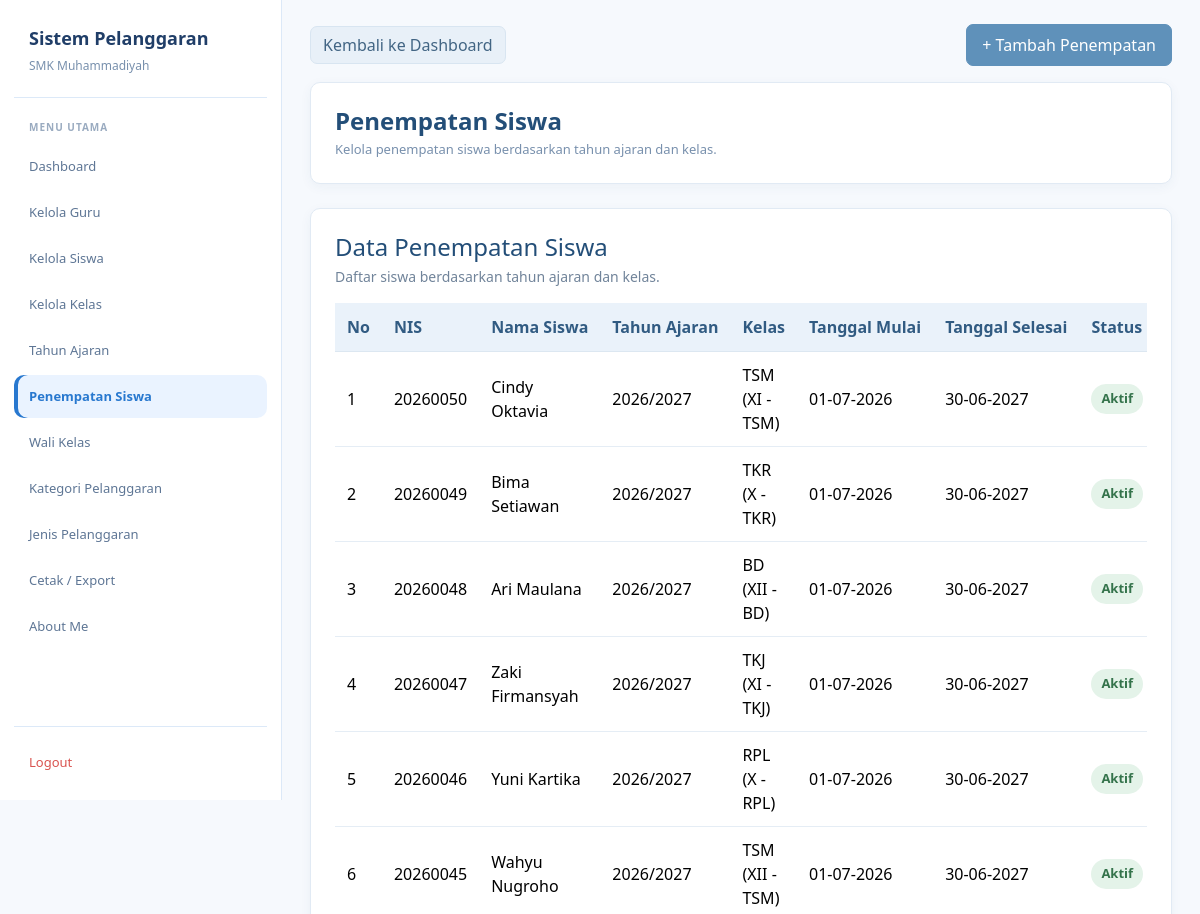
The page /admin/penempatan_siswa.php (signed in, upper part) on the database as committed earlier.
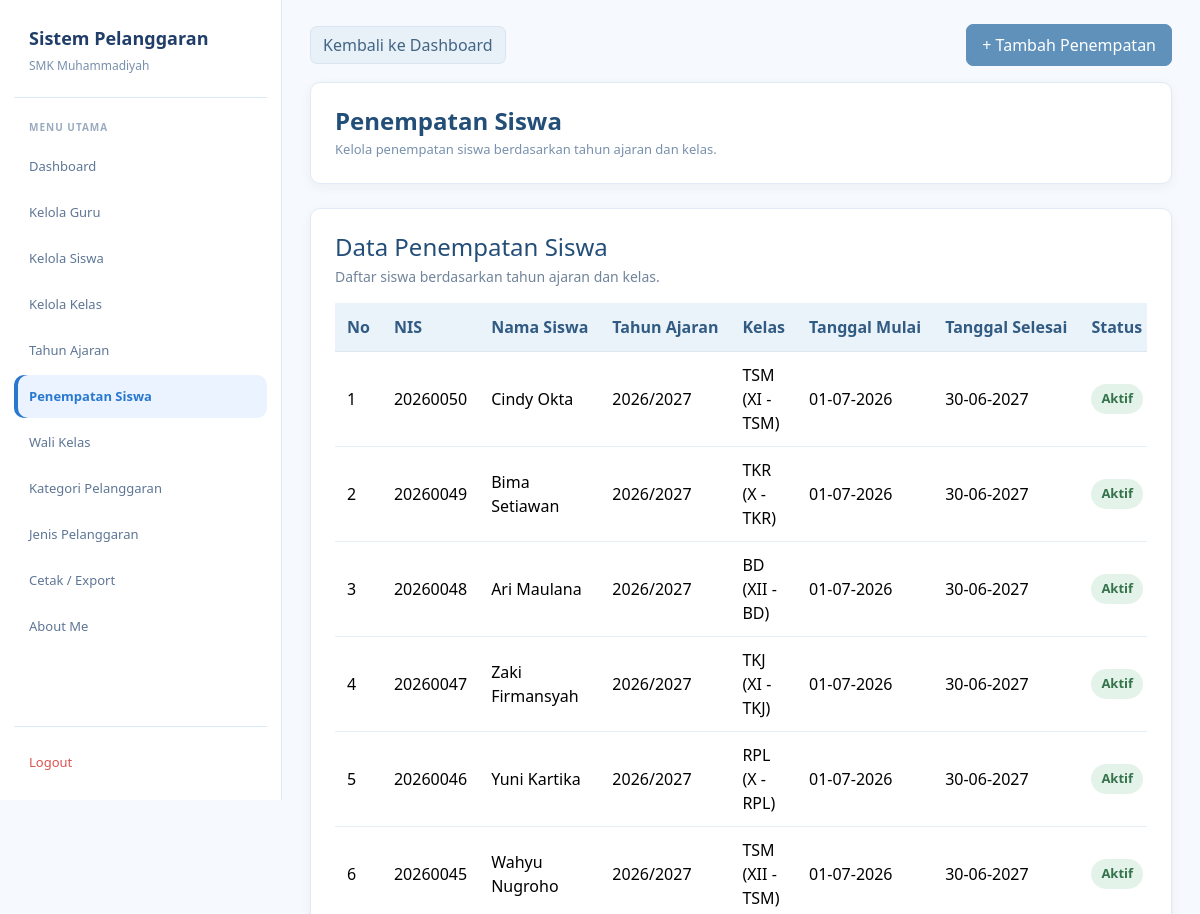
The same page on the database as committed later.
### tables this page shows
CREATE TABLE `t_kelas_siswa` (
  `id` int(11) NOT NULL,
  `siswa_id` int(11) NOT NULL,
  `tahun_ajaran_id` int(11) NOT NULL,
  `kelas_id` int(11) NOT NULL,
  `tanggal_mulai` date NOT NULL,
  `tanggal_selesai` date NOT NULL,
  `status_aktif` tinyint(1) NOT NULL,
  `created_at` timestamp NULL DEFAULT current_timestamp(),
  `update_at` timestamp NULL DEFAULT current_timestamp()
);

CREATE TABLE `t_siswa` (
  `id` int(11) NOT NULL,
  `nis` varchar(30) NOT NULL,
  `nisn` varchar(20) NOT NULL,
  `nama` varchar(150) NOT NULL,
  `jenis_kelamin` char(1) NOT NULL,
  `tanggal_lahir` date NOT NULL,
  `alamat` text NOT NULL,
  `status_aktif` tinyint(1) NOT NULL,
  `created_at` timestamp NULL DEFAULT current_timestamp(),
  `update_at` timestamp NULL DEFAULT current_timestamp()
);

CREATE TABLE `t_tahun_ajaran` (
  `id` int(11) NOT NULL,
  `nama` varchar(20) NOT NULL,
  `tanggal_mulai` date DEFAULT NULL,
  `tanggal_selesai` date DEFAULT NULL,
  `status_aktif` tinyint(1) DEFAULT NULL,
  `created_at` timestamp NULL DEFAULT current_timestamp(),
  `update_at` timestamp NULL DEFAULT current_timestamp()
);

CREATE TABLE `t_kelas` (
  `id` int(11) NOT NULL,
  `nama` varchar(100) NOT NULL,
  `tingkat` varchar(20) NOT NULL,
  `jurusan` varchar(100) NOT NULL,
  `status_aktif` tinyint(1) DEFAULT NULL,
  `created_at` timestamp NULL DEFAULT current_timestamp(),
  `update_at` timestamp NULL DEFAULT current_timestamp()
);

### admin/penempatan_siswa.php (the view, shortened to what the changed rows need)
<?php
include "../config/koneksi.php";
function e($value) {
    return htmlspecialchars((string)($value ?? ''), ENT_QUOTES, 'UTF-8');
}
$data_penempatan = mysqli_query(
    $koneksi,
    "SELECT
        ks.id,
        s.nis,
        s.nama AS nama_siswa,
        ta.nama AS tahun_ajaran,
        k.nama AS nama_kelas,
        k.tingkat,
        k.jurusan,
        ks.tanggal_mulai,
        ks.tanggal_selesai,
        ks.status_aktif
     FROM t_kelas_siswa ks
     INNER JOIN t_siswa s ON ks.siswa_id = s.id
     INNER JOIN t_tahun_ajaran ta ON ks.tahun_ajaran_id = ta.id
     INNER JOIN t_kelas k ON ks.kelas_id = k.id
     ORDER BY ks.id DESC"
);
?>
<!DOCTYPE html>
<html lang="id">
<head>
<link href="https://cdn.jsdelivr.net/npm/bootstrap@5.3.8/dist/css/bootstrap.min.css" rel="stylesheet">
</head>
<body>
<div class="layout">
    <main class="main">
        <div class="container">
            <div class="card mb-4">
                <div class="card-body">
                    <h2 class="judul mb-1">Penempatan Siswa</h2>
                </div>
            </div>
            <div class="card">
                <div class="card-body">
                    <div class="table-responsive">
                        <table class="table table-hover">
                            <thead>
                                <tr>
                                    <th>No</th>
                                    <th>NIS</th>
                                    <th>Nama Siswa</th>
                                    <th>Tahun Ajaran</th>
                                    <th>Kelas</th>
                                    <th>Tanggal Mulai</th>
                                    <th>Tanggal Selesai</th>
                                    <th>Status</th>
                                </tr>
                            </thead>
                            <tbody>
                                <?php if ($data_penempatan && mysqli_num_rows($data_penempatan) > 0): ?>
                                    <?php $no = 1; ?>
                                    <?php while ($p = mysqli_fetch_assoc($data_penempatan)): ?>
                                        <tr>
                                            <td><?= $no++ ?></td>
                                            <td><?= e($p['nis']) ?></td>
                                            <td><?= e($p['nama_siswa']) ?></td>
                                            <td><?= e($p['tahun_ajaran']) ?></td>
                                            <td>
                                                <?= e($p['nama_kelas']) ?>
                                                (<?= e($p['tingkat']) ?> - <?= e($p['jurusan']) ?>)
                                            </td>
                                            <td>
                                                <?= $p['tanggal_mulai']
                                                    ? date('d-m-Y', strtotime($p['tanggal_mulai']))
                                                    : '-' ?>
                                            </td>
                                            <td>
                                                <?= $p['tanggal_selesai']
                                                    ? date('d-m-Y', strtotime($p['tanggal_selesai']))
                                                    : '-' ?>
                                            </td>
                                            <td>
                                                <?php if ((int)$p['status_aktif'] === 1): ?>
                                                    <span class="status-aktif">Aktif</span>
                                                <?php else: ?>
                                                    <span class="status-nonaktif">Tidak Aktif</span>
                                                <?php endif; ?>
                                            </td>
                                        </tr>
                                    <?php endwhile; ?>
                                <?php endif; ?>
                            </tbody>
                        </table>
                    </div>
                </div>
            </div>
        </div>
    </main>
</div>
</body>
</html>

Rows that differ between the two databases and show on the page:
changed through a linked row, t_kelas_siswa: siswa.nama "Cindy Oktavia" → "Cindy Okta"
